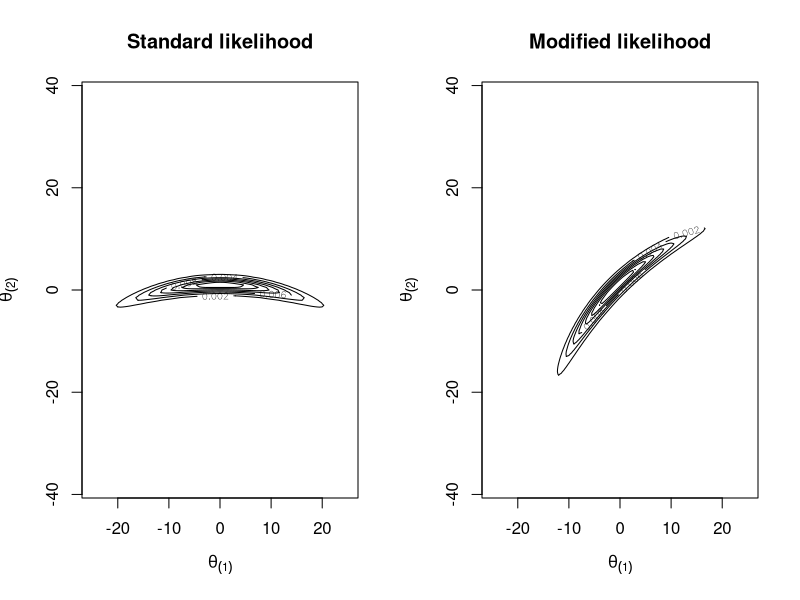

This chart was generated by the following R code:
# figures for the likelihood of banana-shaped distribution.
# constant

dbanana.r <- function(y, b) {
  # The true joint posterior.
  x <- matrix(c(cos(pi / 4), -sin(pi / 4), cos(pi / 4), sin(pi / 4)), nrow=2) %*% y
  dnorm(x[1], sd=10) * dnorm(x[2] + b * x[1]^2 - 100 * b, sd=1)
}

dbanana.s <- function(y, b) {
  # The true joint posterior.
  x <- y
  dnorm(x[1], sd=10) * dnorm(x[2] + b * x[1]^2 - 100 * b, sd=1)
}

pmin <- -25
pmax <- 25
lim.x <- c(pmin, pmax)
lim.y <- c(pmin, pmax)
b <- .01  # bananacity

grid.x <- seq(lim.x[1], lim.x[2], .5)
grid.y <- seq(lim.y[1], lim.y[2], .5)
grid.z1 <- matrix(0, nrow=length(grid.x), ncol=length(grid.y))
grid.z2 <- matrix(0, nrow=length(grid.x), ncol=length(grid.y))

for (ind in 1:length(grid.x)) {
  grid.z1[ind, ] <- apply(cbind(grid.x[ind], grid.y),1, dbanana.s, b=b)
  grid.z2[ind, ] <- apply(cbind(grid.x[ind], grid.y),1, dbanana.r, b=b)
}

old <- par(mfrow=c(1, 2))

contour(grid.x, grid.y, grid.z1, main="Standard likelihood", xlab=expression(theta[(1)]), 
        ylab=expression(theta[(2)]), xlim=lim.x, ylim=lim.y, asp=1)
contour(grid.x, grid.y, grid.z2, main="Modified likelihood", xlab=expression(theta[(1)]), 
        ylab=expression(theta[(2)]), xlim=lim.x, ylim=lim.y, asp=1)
par(old)